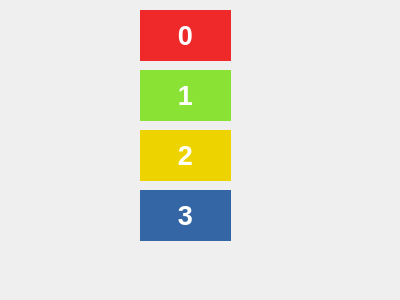
<?xml version="1.0" encoding="UTF-8"?>
<ui version="4.0">
 <class>Form</class>
 <widget class="QWidget" name="Form">
  <property name="geometry">
   <rect>
    <x>0</x>
    <y>0</y>
    <width>400</width>
    <height>300</height>
   </rect>
  </property>
  <property name="windowTitle">
   <string>Form</string>
  </property>
  <widget class="QLabel" name="label">
   <property name="geometry">
    <rect>
     <x>140</x>
     <y>10</y>
     <width>91</width>
     <height>51</height>
    </rect>
   </property>
   <property name="palette">
    <palette>
     <active>
      <colorrole role="WindowText">
       <brush brushstyle="SolidPattern">
        <color alpha="255">
         <red>0</red>
         <green>0</green>
         <blue>0</blue>
        </color>
       </brush>
      </colorrole>
      <colorrole role="Button">
       <brush brushstyle="SolidPattern">
        <color alpha="255">
         <red>239</red>
         <green>41</green>
         <blue>41</blue>
        </color>
       </brush>
      </colorrole>
      <colorrole role="Light">
       <brush brushstyle="SolidPattern">
        <color alpha="255">
         <red>255</red>
         <green>147</green>
         <blue>147</blue>
        </color>
       </brush>
      </colorrole>
      <colorrole role="Midlight">
       <brush brushstyle="SolidPattern">
        <color alpha="255">
         <red>247</red>
         <green>94</green>
         <blue>94</blue>
        </color>
       </brush>
      </colorrole>
      <colorrole role="Dark">
       <brush brushstyle="SolidPattern">
        <color alpha="255">
         <red>119</red>
         <green>20</green>
         <blue>20</blue>
        </color>
       </brush>
      </colorrole>
      <colorrole role="Mid">
       <brush brushstyle="SolidPattern">
        <color alpha="255">
         <red>159</red>
         <green>27</green>
         <blue>27</blue>
        </color>
       </brush>
      </colorrole>
      <colorrole role="Text">
       <brush brushstyle="SolidPattern">
        <color alpha="255">
         <red>0</red>
         <green>0</green>
         <blue>0</blue>
        </color>
       </brush>
      </colorrole>
      <colorrole role="BrightText">
       <brush brushstyle="SolidPattern">
        <color alpha="255">
         <red>255</red>
         <green>255</green>
         <blue>255</blue>
        </color>
       </brush>
      </colorrole>
      <colorrole role="ButtonText">
       <brush brushstyle="SolidPattern">
        <color alpha="255">
         <red>0</red>
         <green>0</green>
         <blue>0</blue>
        </color>
       </brush>
      </colorrole>
      <colorrole role="Base">
       <brush brushstyle="SolidPattern">
        <color alpha="255">
         <red>255</red>
         <green>255</green>
         <blue>255</blue>
        </color>
       </brush>
      </colorrole>
      <colorrole role="Window">
       <brush brushstyle="SolidPattern">
        <color alpha="255">
         <red>239</red>
         <green>41</green>
         <blue>41</blue>
        </color>
       </brush>
      </colorrole>
      <colorrole role="Shadow">
       <brush brushstyle="SolidPattern">
        <color alpha="255">
         <red>0</red>
         <green>0</green>
         <blue>0</blue>
        </color>
       </brush>
      </colorrole>
      <colorrole role="AlternateBase">
       <brush brushstyle="SolidPattern">
        <color alpha="255">
         <red>247</red>
         <green>148</green>
         <blue>148</blue>
        </color>
       </brush>
      </colorrole>
      <colorrole role="ToolTipBase">
       <brush brushstyle="SolidPattern">
        <color alpha="255">
         <red>255</red>
         <green>255</green>
         <blue>220</blue>
        </color>
       </brush>
      </colorrole>
      <colorrole role="ToolTipText">
       <brush brushstyle="SolidPattern">
        <color alpha="255">
         <red>0</red>
         <green>0</green>
         <blue>0</blue>
        </color>
       </brush>
      </colorrole>
     </active>
     <inactive>
      <colorrole role="WindowText">
       <brush brushstyle="SolidPattern">
        <color alpha="255">
         <red>0</red>
         <green>0</green>
         <blue>0</blue>
        </color>
       </brush>
      </colorrole>
      <colorrole role="Button">
       <brush brushstyle="SolidPattern">
        <color alpha="255">
         <red>239</red>
         <green>41</green>
         <blue>41</blue>
        </color>
       </brush>
      </colorrole>
      <colorrole role="Light">
       <brush brushstyle="SolidPattern">
        <color alpha="255">
         <red>255</red>
         <green>147</green>
         <blue>147</blue>
        </color>
       </brush>
      </colorrole>
      <colorrole role="Midlight">
       <brush brushstyle="SolidPattern">
        <color alpha="255">
         <red>247</red>
         <green>94</green>
         <blue>94</blue>
        </color>
       </brush>
      </colorrole>
      <colorrole role="Dark">
       <brush brushstyle="SolidPattern">
        <color alpha="255">
         <red>119</red>
         <green>20</green>
         <blue>20</blue>
        </color>
       </brush>
      </colorrole>
      <colorrole role="Mid">
       <brush brushstyle="SolidPattern">
        <color alpha="255">
         <red>159</red>
         <green>27</green>
         <blue>27</blue>
        </color>
       </brush>
      </colorrole>
      <colorrole role="Text">
       <brush brushstyle="SolidPattern">
        <color alpha="255">
         <red>0</red>
         <green>0</green>
         <blue>0</blue>
        </color>
       </brush>
      </colorrole>
      <colorrole role="BrightText">
       <brush brushstyle="SolidPattern">
        <color alpha="255">
         <red>255</red>
         <green>255</green>
         <blue>255</blue>
        </color>
       </brush>
      </colorrole>
      <colorrole role="ButtonText">
       <brush brushstyle="SolidPattern">
        <color alpha="255">
         <red>0</red>
         <green>0</green>
         <blue>0</blue>
        </color>
       </brush>
      </colorrole>
      <colorrole role="Base">
       <brush brushstyle="SolidPattern">
        <color alpha="255">
         <red>255</red>
         <green>255</green>
         <blue>255</blue>
        </color>
       </brush>
      </colorrole>
      <colorrole role="Window">
       <brush brushstyle="SolidPattern">
        <color alpha="255">
         <red>239</red>
         <green>41</green>
         <blue>41</blue>
        </color>
       </brush>
      </colorrole>
      <colorrole role="Shadow">
       <brush brushstyle="SolidPattern">
        <color alpha="255">
         <red>0</red>
         <green>0</green>
         <blue>0</blue>
        </color>
       </brush>
      </colorrole>
      <colorrole role="AlternateBase">
       <brush brushstyle="SolidPattern">
        <color alpha="255">
         <red>247</red>
         <green>148</green>
         <blue>148</blue>
        </color>
       </brush>
      </colorrole>
      <colorrole role="ToolTipBase">
       <brush brushstyle="SolidPattern">
        <color alpha="255">
         <red>255</red>
         <green>255</green>
         <blue>220</blue>
        </color>
       </brush>
      </colorrole>
      <colorrole role="ToolTipText">
       <brush brushstyle="SolidPattern">
        <color alpha="255">
         <red>0</red>
         <green>0</green>
         <blue>0</blue>
        </color>
       </brush>
      </colorrole>
     </inactive>
     <disabled>
      <colorrole role="WindowText">
       <brush brushstyle="SolidPattern">
        <color alpha="255">
         <red>119</red>
         <green>20</green>
         <blue>20</blue>
        </color>
       </brush>
      </colorrole>
      <colorrole role="Button">
       <brush brushstyle="SolidPattern">
        <color alpha="255">
         <red>239</red>
         <green>41</green>
         <blue>41</blue>
        </color>
       </brush>
      </colorrole>
      <colorrole role="Light">
       <brush brushstyle="SolidPattern">
        <color alpha="255">
         <red>255</red>
         <green>147</green>
         <blue>147</blue>
        </color>
       </brush>
      </colorrole>
      <colorrole role="Midlight">
       <brush brushstyle="SolidPattern">
        <color alpha="255">
         <red>247</red>
         <green>94</green>
         <blue>94</blue>
        </color>
       </brush>
      </colorrole>
      <colorrole role="Dark">
       <brush brushstyle="SolidPattern">
        <color alpha="255">
         <red>119</red>
         <green>20</green>
         <blue>20</blue>
        </color>
       </brush>
      </colorrole>
      <colorrole role="Mid">
       <brush brushstyle="SolidPattern">
        <color alpha="255">
         <red>159</red>
         <green>27</green>
         <blue>27</blue>
        </color>
       </brush>
      </colorrole>
      <colorrole role="Text">
       <brush brushstyle="SolidPattern">
        <color alpha="255">
         <red>119</red>
         <green>20</green>
         <blue>20</blue>
        </color>
       </brush>
      </colorrole>
      <colorrole role="BrightText">
       <brush brushstyle="SolidPattern">
        <color alpha="255">
         <red>255</red>
         <green>255</green>
         <blue>255</blue>
        </color>
       </brush>
      </colorrole>
      <colorrole role="ButtonText">
       <brush brushstyle="SolidPattern">
        <color alpha="255">
         <red>119</red>
         <green>20</green>
         <blue>20</blue>
        </color>
       </brush>
      </colorrole>
      <colorrole role="Base">
       <brush brushstyle="SolidPattern">
        <color alpha="255">
         <red>239</red>
         <green>41</green>
         <blue>41</blue>
        </color>
       </brush>
      </colorrole>
      <colorrole role="Window">
       <brush brushstyle="SolidPattern">
        <color alpha="255">
         <red>239</red>
         <green>41</green>
         <blue>41</blue>
        </color>
       </brush>
      </colorrole>
      <colorrole role="Shadow">
       <brush brushstyle="SolidPattern">
        <color alpha="255">
         <red>0</red>
         <green>0</green>
         <blue>0</blue>
        </color>
       </brush>
      </colorrole>
      <colorrole role="AlternateBase">
       <brush brushstyle="SolidPattern">
        <color alpha="255">
         <red>239</red>
         <green>41</green>
         <blue>41</blue>
        </color>
       </brush>
      </colorrole>
      <colorrole role="ToolTipBase">
       <brush brushstyle="SolidPattern">
        <color alpha="255">
         <red>255</red>
         <green>255</green>
         <blue>220</blue>
        </color>
       </brush>
      </colorrole>
      <colorrole role="ToolTipText">
       <brush brushstyle="SolidPattern">
        <color alpha="255">
         <red>0</red>
         <green>0</green>
         <blue>0</blue>
        </color>
       </brush>
      </colorrole>
     </disabled>
    </palette>
   </property>
   <property name="autoFillBackground">
    <bool>true</bool>
   </property>
   <property name="text">
    <string>&lt;html&gt;&lt;head/&gt;&lt;body&gt;&lt;p align=&quot;center&quot;&gt;&lt;span style=&quot; font-size:20pt; font-weight:600; color:#ffffff;&quot;&gt;0&lt;/span&gt;&lt;/p&gt;&lt;/body&gt;&lt;/html&gt;</string>
   </property>
  </widget>
  <widget class="QLabel" name="label_2">
   <property name="geometry">
    <rect>
     <x>140</x>
     <y>70</y>
     <width>91</width>
     <height>51</height>
    </rect>
   </property>
   <property name="palette">
    <palette>
     <active>
      <colorrole role="WindowText">
       <brush brushstyle="SolidPattern">
        <color alpha="255">
         <red>0</red>
         <green>0</green>
         <blue>0</blue>
        </color>
       </brush>
      </colorrole>
      <colorrole role="Button">
       <brush brushstyle="SolidPattern">
        <color alpha="255">
         <red>138</red>
         <green>226</green>
         <blue>52</blue>
        </color>
       </brush>
      </colorrole>
      <colorrole role="Light">
       <brush brushstyle="SolidPattern">
        <color alpha="255">
         <red>198</red>
         <green>255</green>
         <blue>143</blue>
        </color>
       </brush>
      </colorrole>
      <colorrole role="Midlight">
       <brush brushstyle="SolidPattern">
        <color alpha="255">
         <red>168</red>
         <green>240</green>
         <blue>97</blue>
        </color>
       </brush>
      </colorrole>
      <colorrole role="Dark">
       <brush brushstyle="SolidPattern">
        <color alpha="255">
         <red>69</red>
         <green>113</green>
         <blue>26</blue>
        </color>
       </brush>
      </colorrole>
      <colorrole role="Mid">
       <brush brushstyle="SolidPattern">
        <color alpha="255">
         <red>92</red>
         <green>151</green>
         <blue>34</blue>
        </color>
       </brush>
      </colorrole>
      <colorrole role="Text">
       <brush brushstyle="SolidPattern">
        <color alpha="255">
         <red>0</red>
         <green>0</green>
         <blue>0</blue>
        </color>
       </brush>
      </colorrole>
      <colorrole role="BrightText">
       <brush brushstyle="SolidPattern">
        <color alpha="255">
         <red>255</red>
         <green>255</green>
         <blue>255</blue>
        </color>
       </brush>
      </colorrole>
      <colorrole role="ButtonText">
       <brush brushstyle="SolidPattern">
        <color alpha="255">
         <red>0</red>
         <green>0</green>
         <blue>0</blue>
        </color>
       </brush>
      </colorrole>
      <colorrole role="Base">
       <brush brushstyle="SolidPattern">
        <color alpha="255">
         <red>255</red>
         <green>255</green>
         <blue>255</blue>
        </color>
       </brush>
      </colorrole>
      <colorrole role="Window">
       <brush brushstyle="SolidPattern">
        <color alpha="255">
         <red>138</red>
         <green>226</green>
         <blue>52</blue>
        </color>
       </brush>
      </colorrole>
      <colorrole role="Shadow">
       <brush brushstyle="SolidPattern">
        <color alpha="255">
         <red>0</red>
         <green>0</green>
         <blue>0</blue>
        </color>
       </brush>
      </colorrole>
      <colorrole role="AlternateBase">
       <brush brushstyle="SolidPattern">
        <color alpha="255">
         <red>196</red>
         <green>240</green>
         <blue>153</blue>
        </color>
       </brush>
      </colorrole>
      <colorrole role="ToolTipBase">
       <brush brushstyle="SolidPattern">
        <color alpha="255">
         <red>255</red>
         <green>255</green>
         <blue>220</blue>
        </color>
       </brush>
      </colorrole>
      <colorrole role="ToolTipText">
       <brush brushstyle="SolidPattern">
        <color alpha="255">
         <red>0</red>
         <green>0</green>
         <blue>0</blue>
        </color>
       </brush>
      </colorrole>
     </active>
     <inactive>
      <colorrole role="WindowText">
       <brush brushstyle="SolidPattern">
        <color alpha="255">
         <red>0</red>
         <green>0</green>
         <blue>0</blue>
        </color>
       </brush>
      </colorrole>
      <colorrole role="Button">
       <brush brushstyle="SolidPattern">
        <color alpha="255">
         <red>138</red>
         <green>226</green>
         <blue>52</blue>
        </color>
       </brush>
      </colorrole>
      <colorrole role="Light">
       <brush brushstyle="SolidPattern">
        <color alpha="255">
         <red>198</red>
         <green>255</green>
         <blue>143</blue>
        </color>
       </brush>
      </colorrole>
      <colorrole role="Midlight">
       <brush brushstyle="SolidPattern">
        <color alpha="255">
         <red>168</red>
         <green>240</green>
         <blue>97</blue>
        </color>
       </brush>
      </colorrole>
      <colorrole role="Dark">
       <brush brushstyle="SolidPattern">
        <color alpha="255">
         <red>69</red>
         <green>113</green>
         <blue>26</blue>
        </color>
       </brush>
      </colorrole>
      <colorrole role="Mid">
       <brush brushstyle="SolidPattern">
        <color alpha="255">
         <red>92</red>
         <green>151</green>
         <blue>34</blue>
        </color>
       </brush>
      </colorrole>
      <colorrole role="Text">
       <brush brushstyle="SolidPattern">
        <color alpha="255">
         <red>0</red>
         <green>0</green>
         <blue>0</blue>
        </color>
       </brush>
      </colorrole>
      <colorrole role="BrightText">
       <brush brushstyle="SolidPattern">
        <color alpha="255">
         <red>255</red>
         <green>255</green>
         <blue>255</blue>
        </color>
       </brush>
      </colorrole>
      <colorrole role="ButtonText">
       <brush brushstyle="SolidPattern">
        <color alpha="255">
         <red>0</red>
         <green>0</green>
         <blue>0</blue>
        </color>
       </brush>
      </colorrole>
      <colorrole role="Base">
       <brush brushstyle="SolidPattern">
        <color alpha="255">
         <red>255</red>
         <green>255</green>
         <blue>255</blue>
        </color>
       </brush>
      </colorrole>
      <colorrole role="Window">
       <brush brushstyle="SolidPattern">
        <color alpha="255">
         <red>138</red>
         <green>226</green>
         <blue>52</blue>
        </color>
       </brush>
      </colorrole>
      <colorrole role="Shadow">
       <brush brushstyle="SolidPattern">
        <color alpha="255">
         <red>0</red>
         <green>0</green>
         <blue>0</blue>
        </color>
       </brush>
      </colorrole>
      <colorrole role="AlternateBase">
       <brush brushstyle="SolidPattern">
        <color alpha="255">
         <red>196</red>
         <green>240</green>
         <blue>153</blue>
        </color>
       </brush>
      </colorrole>
      <colorrole role="ToolTipBase">
       <brush brushstyle="SolidPattern">
        <color alpha="255">
         <red>255</red>
         <green>255</green>
         <blue>220</blue>
        </color>
       </brush>
      </colorrole>
      <colorrole role="ToolTipText">
       <brush brushstyle="SolidPattern">
        <color alpha="255">
         <red>0</red>
         <green>0</green>
         <blue>0</blue>
        </color>
       </brush>
      </colorrole>
     </inactive>
     <disabled>
      <colorrole role="WindowText">
       <brush brushstyle="SolidPattern">
        <color alpha="255">
         <red>69</red>
         <green>113</green>
         <blue>26</blue>
        </color>
       </brush>
      </colorrole>
      <colorrole role="Button">
       <brush brushstyle="SolidPattern">
        <color alpha="255">
         <red>138</red>
         <green>226</green>
         <blue>52</blue>
        </color>
       </brush>
      </colorrole>
      <colorrole role="Light">
       <brush brushstyle="SolidPattern">
        <color alpha="255">
         <red>198</red>
         <green>255</green>
         <blue>143</blue>
        </color>
       </brush>
      </colorrole>
      <colorrole role="Midlight">
       <brush brushstyle="SolidPattern">
        <color alpha="255">
         <red>168</red>
         <green>240</green>
         <blue>97</blue>
        </color>
       </brush>
      </colorrole>
      <colorrole role="Dark">
       <brush brushstyle="SolidPattern">
        <color alpha="255">
         <red>69</red>
         <green>113</green>
         <blue>26</blue>
        </color>
       </brush>
      </colorrole>
      <colorrole role="Mid">
       <brush brushstyle="SolidPattern">
        <color alpha="255">
         <red>92</red>
         <green>151</green>
         <blue>34</blue>
        </color>
       </brush>
      </colorrole>
      <colorrole role="Text">
       <brush brushstyle="SolidPattern">
        <color alpha="255">
         <red>69</red>
         <green>113</green>
         <blue>26</blue>
        </color>
       </brush>
      </colorrole>
      <colorrole role="BrightText">
       <brush brushstyle="SolidPattern">
        <color alpha="255">
         <red>255</red>
         <green>255</green>
         <blue>255</blue>
        </color>
       </brush>
      </colorrole>
      <colorrole role="ButtonText">
       <brush brushstyle="SolidPattern">
        <color alpha="255">
         <red>69</red>
         <green>113</green>
         <blue>26</blue>
        </color>
       </brush>
      </colorrole>
      <colorrole role="Base">
       <brush brushstyle="SolidPattern">
        <color alpha="255">
         <red>138</red>
         <green>226</green>
         <blue>52</blue>
        </color>
       </brush>
      </colorrole>
      <colorrole role="Window">
       <brush brushstyle="SolidPattern">
        <color alpha="255">
         <red>138</red>
         <green>226</green>
         <blue>52</blue>
        </color>
       </brush>
      </colorrole>
      <colorrole role="Shadow">
       <brush brushstyle="SolidPattern">
        <color alpha="255">
         <red>0</red>
         <green>0</green>
         <blue>0</blue>
        </color>
       </brush>
      </colorrole>
      <colorrole role="AlternateBase">
       <brush brushstyle="SolidPattern">
        <color alpha="255">
         <red>138</red>
         <green>226</green>
         <blue>52</blue>
        </color>
       </brush>
      </colorrole>
      <colorrole role="ToolTipBase">
       <brush brushstyle="SolidPattern">
        <color alpha="255">
         <red>255</red>
         <green>255</green>
         <blue>220</blue>
        </color>
       </brush>
      </colorrole>
      <colorrole role="ToolTipText">
       <brush brushstyle="SolidPattern">
        <color alpha="255">
         <red>0</red>
         <green>0</green>
         <blue>0</blue>
        </color>
       </brush>
      </colorrole>
     </disabled>
    </palette>
   </property>
   <property name="autoFillBackground">
    <bool>true</bool>
   </property>
   <property name="text">
    <string>&lt;html&gt;&lt;head/&gt;&lt;body&gt;&lt;p align=&quot;center&quot;&gt;&lt;span style=&quot; font-size:20pt; font-weight:600; color:#ffffff;&quot;&gt;1&lt;/span&gt;&lt;/p&gt;&lt;/body&gt;&lt;/html&gt;</string>
   </property>
  </widget>
  <widget class="QLabel" name="label_3">
   <property name="geometry">
    <rect>
     <x>140</x>
     <y>130</y>
     <width>91</width>
     <height>51</height>
    </rect>
   </property>
   <property name="palette">
    <palette>
     <active>
      <colorrole role="WindowText">
       <brush brushstyle="SolidPattern">
        <color alpha="255">
         <red>0</red>
         <green>0</green>
         <blue>0</blue>
        </color>
       </brush>
      </colorrole>
      <colorrole role="Button">
       <brush brushstyle="SolidPattern">
        <color alpha="255">
         <red>237</red>
         <green>212</green>
         <blue>0</blue>
        </color>
       </brush>
      </colorrole>
      <colorrole role="Light">
       <brush brushstyle="SolidPattern">
        <color alpha="255">
         <red>255</red>
         <green>239</green>
         <blue>100</blue>
        </color>
       </brush>
      </colorrole>
      <colorrole role="Midlight">
       <brush brushstyle="SolidPattern">
        <color alpha="255">
         <red>246</red>
         <green>225</green>
         <blue>50</blue>
        </color>
       </brush>
      </colorrole>
      <colorrole role="Dark">
       <brush brushstyle="SolidPattern">
        <color alpha="255">
         <red>118</red>
         <green>106</green>
         <blue>0</blue>
        </color>
       </brush>
      </colorrole>
      <colorrole role="Mid">
       <brush brushstyle="SolidPattern">
        <color alpha="255">
         <red>158</red>
         <green>141</green>
         <blue>0</blue>
        </color>
       </brush>
      </colorrole>
      <colorrole role="Text">
       <brush brushstyle="SolidPattern">
        <color alpha="255">
         <red>0</red>
         <green>0</green>
         <blue>0</blue>
        </color>
       </brush>
      </colorrole>
      <colorrole role="BrightText">
       <brush brushstyle="SolidPattern">
        <color alpha="255">
         <red>255</red>
         <green>255</green>
         <blue>255</blue>
        </color>
       </brush>
      </colorrole>
      <colorrole role="ButtonText">
       <brush brushstyle="SolidPattern">
        <color alpha="255">
         <red>0</red>
         <green>0</green>
         <blue>0</blue>
        </color>
       </brush>
      </colorrole>
      <colorrole role="Base">
       <brush brushstyle="SolidPattern">
        <color alpha="255">
         <red>255</red>
         <green>255</green>
         <blue>255</blue>
        </color>
       </brush>
      </colorrole>
      <colorrole role="Window">
       <brush brushstyle="SolidPattern">
        <color alpha="255">
         <red>237</red>
         <green>212</green>
         <blue>0</blue>
        </color>
       </brush>
      </colorrole>
      <colorrole role="Shadow">
       <brush brushstyle="SolidPattern">
        <color alpha="255">
         <red>0</red>
         <green>0</green>
         <blue>0</blue>
        </color>
       </brush>
      </colorrole>
      <colorrole role="AlternateBase">
       <brush brushstyle="SolidPattern">
        <color alpha="255">
         <red>246</red>
         <green>233</green>
         <blue>127</blue>
        </color>
       </brush>
      </colorrole>
      <colorrole role="ToolTipBase">
       <brush brushstyle="SolidPattern">
        <color alpha="255">
         <red>255</red>
         <green>255</green>
         <blue>220</blue>
        </color>
       </brush>
      </colorrole>
      <colorrole role="ToolTipText">
       <brush brushstyle="SolidPattern">
        <color alpha="255">
         <red>0</red>
         <green>0</green>
         <blue>0</blue>
        </color>
       </brush>
      </colorrole>
     </active>
     <inactive>
      <colorrole role="WindowText">
       <brush brushstyle="SolidPattern">
        <color alpha="255">
         <red>0</red>
         <green>0</green>
         <blue>0</blue>
        </color>
       </brush>
      </colorrole>
      <colorrole role="Button">
       <brush brushstyle="SolidPattern">
        <color alpha="255">
         <red>237</red>
         <green>212</green>
         <blue>0</blue>
        </color>
       </brush>
      </colorrole>
      <colorrole role="Light">
       <brush brushstyle="SolidPattern">
        <color alpha="255">
         <red>255</red>
         <green>239</green>
         <blue>100</blue>
        </color>
       </brush>
      </colorrole>
      <colorrole role="Midlight">
       <brush brushstyle="SolidPattern">
        <color alpha="255">
         <red>246</red>
         <green>225</green>
         <blue>50</blue>
        </color>
       </brush>
      </colorrole>
      <colorrole role="Dark">
       <brush brushstyle="SolidPattern">
        <color alpha="255">
         <red>118</red>
         <green>106</green>
         <blue>0</blue>
        </color>
       </brush>
      </colorrole>
      <colorrole role="Mid">
       <brush brushstyle="SolidPattern">
        <color alpha="255">
         <red>158</red>
         <green>141</green>
         <blue>0</blue>
        </color>
       </brush>
      </colorrole>
      <colorrole role="Text">
       <brush brushstyle="SolidPattern">
        <color alpha="255">
         <red>0</red>
         <green>0</green>
         <blue>0</blue>
        </color>
       </brush>
      </colorrole>
      <colorrole role="BrightText">
       <brush brushstyle="SolidPattern">
        <color alpha="255">
         <red>255</red>
         <green>255</green>
         <blue>255</blue>
        </color>
       </brush>
      </colorrole>
      <colorrole role="ButtonText">
       <brush brushstyle="SolidPattern">
        <color alpha="255">
         <red>0</red>
         <green>0</green>
         <blue>0</blue>
        </color>
       </brush>
      </colorrole>
      <colorrole role="Base">
       <brush brushstyle="SolidPattern">
        <color alpha="255">
         <red>255</red>
         <green>255</green>
         <blue>255</blue>
        </color>
       </brush>
      </colorrole>
      <colorrole role="Window">
       <brush brushstyle="SolidPattern">
        <color alpha="255">
         <red>237</red>
         <green>212</green>
         <blue>0</blue>
        </color>
       </brush>
      </colorrole>
      <colorrole role="Shadow">
       <brush brushstyle="SolidPattern">
        <color alpha="255">
         <red>0</red>
         <green>0</green>
         <blue>0</blue>
        </color>
       </brush>
      </colorrole>
      <colorrole role="AlternateBase">
       <brush brushstyle="SolidPattern">
        <color alpha="255">
         <red>246</red>
         <green>233</green>
         <blue>127</blue>
        </color>
       </brush>
      </colorrole>
      <colorrole role="ToolTipBase">
       <brush brushstyle="SolidPattern">
        <color alpha="255">
         <red>255</red>
         <green>255</green>
         <blue>220</blue>
        </color>
       </brush>
      </colorrole>
      <colorrole role="ToolTipText">
       <brush brushstyle="SolidPattern">
        <color alpha="255">
         <red>0</red>
         <green>0</green>
         <blue>0</blue>
        </color>
       </brush>
      </colorrole>
     </inactive>
     <disabled>
      <colorrole role="WindowText">
       <brush brushstyle="SolidPattern">
        <color alpha="255">
         <red>118</red>
         <green>106</green>
         <blue>0</blue>
        </color>
       </brush>
      </colorrole>
      <colorrole role="Button">
       <brush brushstyle="SolidPattern">
        <color alpha="255">
         <red>237</red>
         <green>212</green>
         <blue>0</blue>
        </color>
       </brush>
      </colorrole>
      <colorrole role="Light">
       <brush brushstyle="SolidPattern">
        <color alpha="255">
         <red>255</red>
         <green>239</green>
         <blue>100</blue>
        </color>
       </brush>
      </colorrole>
      <colorrole role="Midlight">
       <brush brushstyle="SolidPattern">
        <color alpha="255">
         <red>246</red>
         <green>225</green>
         <blue>50</blue>
        </color>
       </brush>
      </colorrole>
      <colorrole role="Dark">
       <brush brushstyle="SolidPattern">
        <color alpha="255">
         <red>118</red>
         <green>106</green>
         <blue>0</blue>
        </color>
       </brush>
      </colorrole>
      <colorrole role="Mid">
       <brush brushstyle="SolidPattern">
        <color alpha="255">
         <red>158</red>
         <green>141</green>
         <blue>0</blue>
        </color>
       </brush>
      </colorrole>
      <colorrole role="Text">
       <brush brushstyle="SolidPattern">
        <color alpha="255">
         <red>118</red>
         <green>106</green>
         <blue>0</blue>
        </color>
       </brush>
      </colorrole>
      <colorrole role="BrightText">
       <brush brushstyle="SolidPattern">
        <color alpha="255">
         <red>255</red>
         <green>255</green>
         <blue>255</blue>
        </color>
       </brush>
      </colorrole>
      <colorrole role="ButtonText">
       <brush brushstyle="SolidPattern">
        <color alpha="255">
         <red>118</red>
         <green>106</green>
         <blue>0</blue>
        </color>
       </brush>
      </colorrole>
      <colorrole role="Base">
       <brush brushstyle="SolidPattern">
        <color alpha="255">
         <red>237</red>
         <green>212</green>
         <blue>0</blue>
        </color>
       </brush>
      </colorrole>
      <colorrole role="Window">
       <brush brushstyle="SolidPattern">
        <color alpha="255">
         <red>237</red>
         <green>212</green>
         <blue>0</blue>
        </color>
       </brush>
      </colorrole>
      <colorrole role="Shadow">
       <brush brushstyle="SolidPattern">
        <color alpha="255">
         <red>0</red>
         <green>0</green>
         <blue>0</blue>
        </color>
       </brush>
      </colorrole>
      <colorrole role="AlternateBase">
       <brush brushstyle="SolidPattern">
        <color alpha="255">
         <red>237</red>
         <green>212</green>
         <blue>0</blue>
        </color>
       </brush>
      </colorrole>
      <colorrole role="ToolTipBase">
       <brush brushstyle="SolidPattern">
        <color alpha="255">
         <red>255</red>
         <green>255</green>
         <blue>220</blue>
        </color>
       </brush>
      </colorrole>
      <colorrole role="ToolTipText">
       <brush brushstyle="SolidPattern">
        <color alpha="255">
         <red>0</red>
         <green>0</green>
         <blue>0</blue>
        </color>
       </brush>
      </colorrole>
     </disabled>
    </palette>
   </property>
   <property name="autoFillBackground">
    <bool>true</bool>
   </property>
   <property name="text">
    <string>&lt;html&gt;&lt;head/&gt;&lt;body&gt;&lt;p align=&quot;center&quot;&gt;&lt;span style=&quot; font-size:20pt; font-weight:600; color:#ffffff;&quot;&gt;2&lt;/span&gt;&lt;/p&gt;&lt;/body&gt;&lt;/html&gt;</string>
   </property>
  </widget>
  <widget class="QLabel" name="label_4">
   <property name="geometry">
    <rect>
     <x>140</x>
     <y>190</y>
     <width>91</width>
     <height>51</height>
    </rect>
   </property>
   <property name="palette">
    <palette>
     <active>
      <colorrole role="WindowText">
       <brush brushstyle="SolidPattern">
        <color alpha="255">
         <red>0</red>
         <green>0</green>
         <blue>0</blue>
        </color>
       </brush>
      </colorrole>
      <colorrole role="Button">
       <brush brushstyle="SolidPattern">
        <color alpha="255">
         <red>52</red>
         <green>101</green>
         <blue>164</blue>
        </color>
       </brush>
      </colorrole>
      <colorrole role="Light">
       <brush brushstyle="SolidPattern">
        <color alpha="255">
         <red>78</red>
         <green>152</green>
         <blue>246</blue>
        </color>
       </brush>
      </colorrole>
      <colorrole role="Midlight">
       <brush brushstyle="SolidPattern">
        <color alpha="255">
         <red>65</red>
         <green>126</green>
         <blue>205</blue>
        </color>
       </brush>
      </colorrole>
      <colorrole role="Dark">
       <brush brushstyle="SolidPattern">
        <color alpha="255">
         <red>26</red>
         <green>50</green>
         <blue>82</blue>
        </color>
       </brush>
      </colorrole>
      <colorrole role="Mid">
       <brush brushstyle="SolidPattern">
        <color alpha="255">
         <red>34</red>
         <green>67</green>
         <blue>109</blue>
        </color>
       </brush>
      </colorrole>
      <colorrole role="Text">
       <brush brushstyle="SolidPattern">
        <color alpha="255">
         <red>0</red>
         <green>0</green>
         <blue>0</blue>
        </color>
       </brush>
      </colorrole>
      <colorrole role="BrightText">
       <brush brushstyle="SolidPattern">
        <color alpha="255">
         <red>255</red>
         <green>255</green>
         <blue>255</blue>
        </color>
       </brush>
      </colorrole>
      <colorrole role="ButtonText">
       <brush brushstyle="SolidPattern">
        <color alpha="255">
         <red>0</red>
         <green>0</green>
         <blue>0</blue>
        </color>
       </brush>
      </colorrole>
      <colorrole role="Base">
       <brush brushstyle="SolidPattern">
        <color alpha="255">
         <red>255</red>
         <green>255</green>
         <blue>255</blue>
        </color>
       </brush>
      </colorrole>
      <colorrole role="Window">
       <brush brushstyle="SolidPattern">
        <color alpha="255">
         <red>52</red>
         <green>101</green>
         <blue>164</blue>
        </color>
       </brush>
      </colorrole>
      <colorrole role="Shadow">
       <brush brushstyle="SolidPattern">
        <color alpha="255">
         <red>0</red>
         <green>0</green>
         <blue>0</blue>
        </color>
       </brush>
      </colorrole>
      <colorrole role="AlternateBase">
       <brush brushstyle="SolidPattern">
        <color alpha="255">
         <red>153</red>
         <green>178</green>
         <blue>209</blue>
        </color>
       </brush>
      </colorrole>
      <colorrole role="ToolTipBase">
       <brush brushstyle="SolidPattern">
        <color alpha="255">
         <red>255</red>
         <green>255</green>
         <blue>220</blue>
        </color>
       </brush>
      </colorrole>
      <colorrole role="ToolTipText">
       <brush brushstyle="SolidPattern">
        <color alpha="255">
         <red>0</red>
         <green>0</green>
         <blue>0</blue>
        </color>
       </brush>
      </colorrole>
     </active>
     <inactive>
      <colorrole role="WindowText">
       <brush brushstyle="SolidPattern">
        <color alpha="255">
         <red>0</red>
         <green>0</green>
         <blue>0</blue>
        </color>
       </brush>
      </colorrole>
      <colorrole role="Button">
       <brush brushstyle="SolidPattern">
        <color alpha="255">
         <red>52</red>
         <green>101</green>
         <blue>164</blue>
        </color>
       </brush>
      </colorrole>
      <colorrole role="Light">
       <brush brushstyle="SolidPattern">
        <color alpha="255">
         <red>78</red>
         <green>152</green>
         <blue>246</blue>
        </color>
       </brush>
      </colorrole>
      <colorrole role="Midlight">
       <brush brushstyle="SolidPattern">
        <color alpha="255">
         <red>65</red>
         <green>126</green>
         <blue>205</blue>
        </color>
       </brush>
      </colorrole>
      <colorrole role="Dark">
       <brush brushstyle="SolidPattern">
        <color alpha="255">
         <red>26</red>
         <green>50</green>
         <blue>82</blue>
        </color>
       </brush>
      </colorrole>
      <colorrole role="Mid">
       <brush brushstyle="SolidPattern">
        <color alpha="255">
         <red>34</red>
         <green>67</green>
         <blue>109</blue>
        </color>
       </brush>
      </colorrole>
      <colorrole role="Text">
       <brush brushstyle="SolidPattern">
        <color alpha="255">
         <red>0</red>
         <green>0</green>
         <blue>0</blue>
        </color>
       </brush>
      </colorrole>
      <colorrole role="BrightText">
       <brush brushstyle="SolidPattern">
        <color alpha="255">
         <red>255</red>
         <green>255</green>
         <blue>255</blue>
        </color>
       </brush>
      </colorrole>
      <colorrole role="ButtonText">
       <brush brushstyle="SolidPattern">
        <color alpha="255">
         <red>0</red>
         <green>0</green>
         <blue>0</blue>
        </color>
       </brush>
      </colorrole>
      <colorrole role="Base">
       <brush brushstyle="SolidPattern">
        <color alpha="255">
         <red>255</red>
         <green>255</green>
         <blue>255</blue>
        </color>
       </brush>
      </colorrole>
      <colorrole role="Window">
       <brush brushstyle="SolidPattern">
        <color alpha="255">
         <red>52</red>
         <green>101</green>
         <blue>164</blue>
        </color>
       </brush>
      </colorrole>
      <colorrole role="Shadow">
       <brush brushstyle="SolidPattern">
        <color alpha="255">
         <red>0</red>
         <green>0</green>
         <blue>0</blue>
        </color>
       </brush>
      </colorrole>
      <colorrole role="AlternateBase">
       <brush brushstyle="SolidPattern">
        <color alpha="255">
         <red>153</red>
         <green>178</green>
         <blue>209</blue>
        </color>
       </brush>
      </colorrole>
      <colorrole role="ToolTipBase">
       <brush brushstyle="SolidPattern">
        <color alpha="255">
         <red>255</red>
         <green>255</green>
         <blue>220</blue>
        </color>
       </brush>
      </colorrole>
      <colorrole role="ToolTipText">
       <brush brushstyle="SolidPattern">
        <color alpha="255">
         <red>0</red>
         <green>0</green>
         <blue>0</blue>
        </color>
       </brush>
      </colorrole>
     </inactive>
     <disabled>
      <colorrole role="WindowText">
       <brush brushstyle="SolidPattern">
        <color alpha="255">
         <red>26</red>
         <green>50</green>
         <blue>82</blue>
        </color>
       </brush>
      </colorrole>
      <colorrole role="Button">
       <brush brushstyle="SolidPattern">
        <color alpha="255">
         <red>52</red>
         <green>101</green>
         <blue>164</blue>
        </color>
       </brush>
      </colorrole>
      <colorrole role="Light">
       <brush brushstyle="SolidPattern">
        <color alpha="255">
         <red>78</red>
         <green>152</green>
         <blue>246</blue>
        </color>
       </brush>
      </colorrole>
      <colorrole role="Midlight">
       <brush brushstyle="SolidPattern">
        <color alpha="255">
         <red>65</red>
         <green>126</green>
         <blue>205</blue>
        </color>
       </brush>
      </colorrole>
      <colorrole role="Dark">
       <brush brushstyle="SolidPattern">
        <color alpha="255">
         <red>26</red>
         <green>50</green>
         <blue>82</blue>
        </color>
       </brush>
      </colorrole>
      <colorrole role="Mid">
       <brush brushstyle="SolidPattern">
        <color alpha="255">
         <red>34</red>
         <green>67</green>
         <blue>109</blue>
        </color>
       </brush>
      </colorrole>
      <colorrole role="Text">
       <brush brushstyle="SolidPattern">
        <color alpha="255">
         <red>26</red>
         <green>50</green>
         <blue>82</blue>
        </color>
       </brush>
      </colorrole>
      <colorrole role="BrightText">
       <brush brushstyle="SolidPattern">
        <color alpha="255">
         <red>255</red>
         <green>255</green>
         <blue>255</blue>
        </color>
       </brush>
      </colorrole>
      <colorrole role="ButtonText">
       <brush brushstyle="SolidPattern">
        <color alpha="255">
         <red>26</red>
         <green>50</green>
         <blue>82</blue>
        </color>
       </brush>
      </colorrole>
      <colorrole role="Base">
       <brush brushstyle="SolidPattern">
        <color alpha="255">
         <red>52</red>
         <green>101</green>
         <blue>164</blue>
        </color>
       </brush>
      </colorrole>
      <colorrole role="Window">
       <brush brushstyle="SolidPattern">
        <color alpha="255">
         <red>52</red>
         <green>101</green>
         <blue>164</blue>
        </color>
       </brush>
      </colorrole>
      <colorrole role="Shadow">
       <brush brushstyle="SolidPattern">
        <color alpha="255">
         <red>0</red>
         <green>0</green>
         <blue>0</blue>
        </color>
       </brush>
      </colorrole>
      <colorrole role="AlternateBase">
       <brush brushstyle="SolidPattern">
        <color alpha="255">
         <red>52</red>
         <green>101</green>
         <blue>164</blue>
        </color>
       </brush>
      </colorrole>
      <colorrole role="ToolTipBase">
       <brush brushstyle="SolidPattern">
        <color alpha="255">
         <red>255</red>
         <green>255</green>
         <blue>220</blue>
        </color>
       </brush>
      </colorrole>
      <colorrole role="ToolTipText">
       <brush brushstyle="SolidPattern">
        <color alpha="255">
         <red>0</red>
         <green>0</green>
         <blue>0</blue>
        </color>
       </brush>
      </colorrole>
     </disabled>
    </palette>
   </property>
   <property name="autoFillBackground">
    <bool>true</bool>
   </property>
   <property name="text">
    <string>&lt;html&gt;&lt;head/&gt;&lt;body&gt;&lt;p align=&quot;center&quot;&gt;&lt;span style=&quot; font-size:20pt; font-weight:600; color:#ffffff;&quot;&gt;3&lt;/span&gt;&lt;/p&gt;&lt;/body&gt;&lt;/html&gt;</string>
   </property>
  </widget>
 </widget>
 <resources/>
 <connections/>
</ui>
